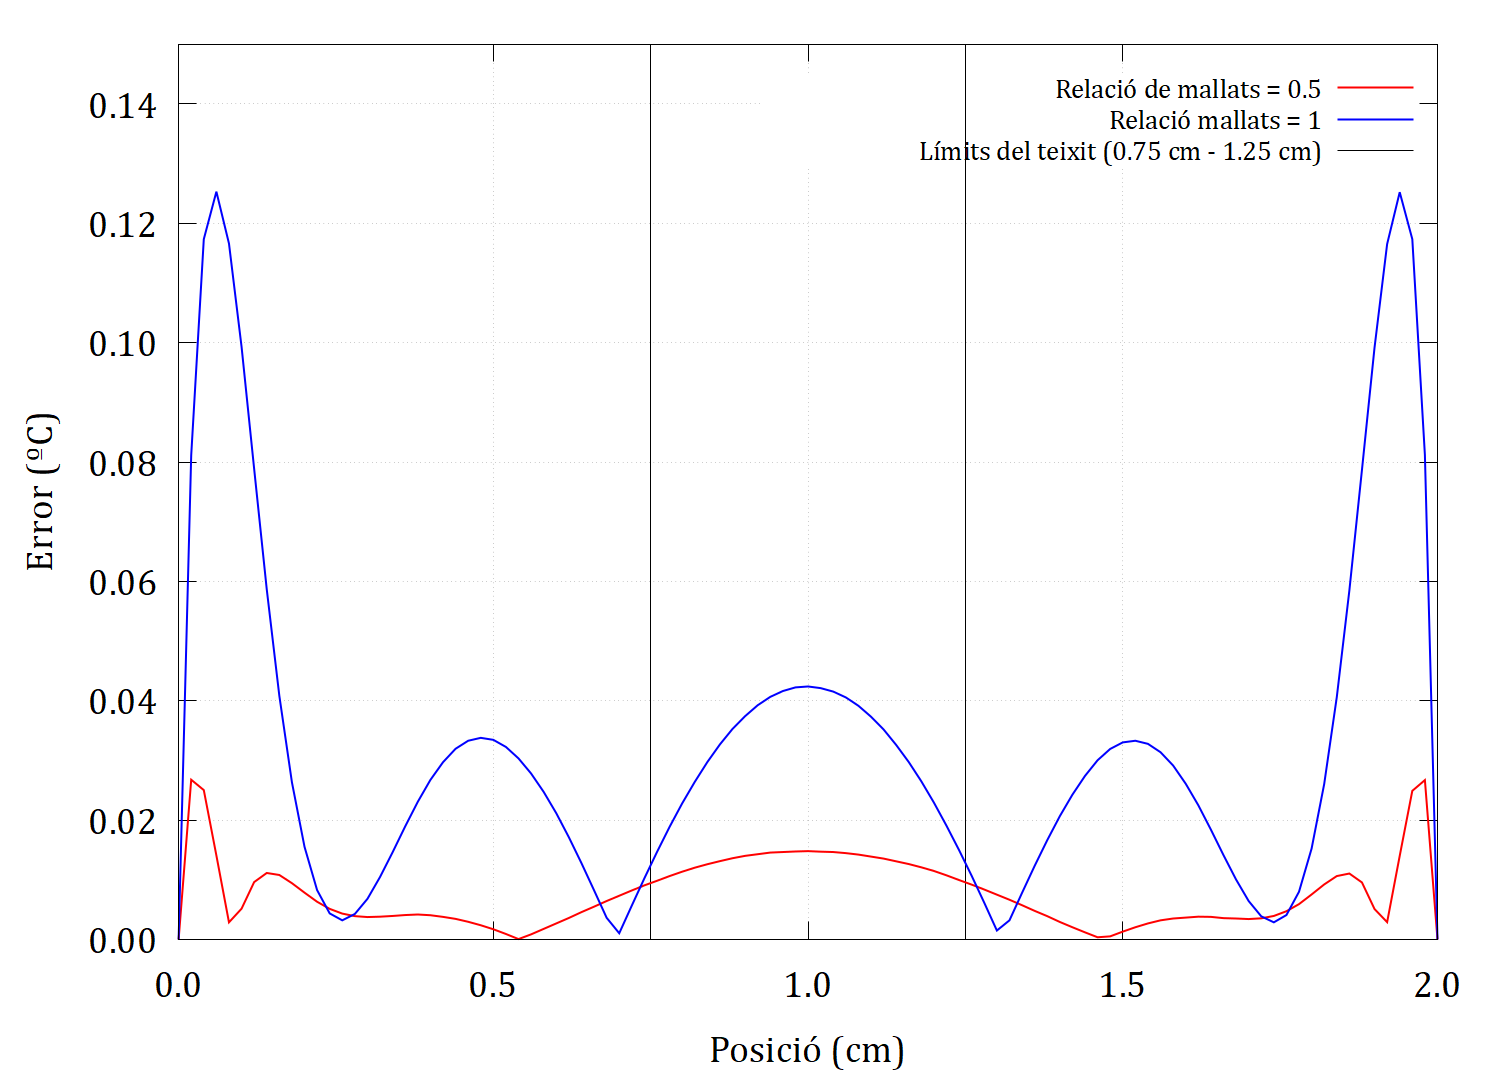

Source code (gnuplot):
set terminal pngcairo enhanced size 1500,1080 font "Cambria,28"
set output 'Error_CN_TOTS.png'
set ylabel "Error (ºC)"
set xlabel "Posició (cm)"
set xrange[0:2]
set yrange[0:0.15]
set format x "%.1f"
set format y "%.2f"
set grid
set key at screen 0.7300, 0.8900 center font "Cambria, 20" # Posició de la llegenda

# Línies verticals
set arrow from 1.25, graph 0 to 1.25, graph 1 nohead lt 2 lw 1 lc rgb "black"
set arrow from 0.75, graph 0 to 0.75, graph 1 nohead lt 2 lw 1 lc rgb "black"

# Llegenda
plot "Error_CN_0503.dat" with lines lc rgb "red" lw 2 title "Relació de mallats = 0.5", \
     "Error_CN_103.dat" with lines lc rgb "blue" lw 2 title "Relació mallats = 1", \
    1/0 lc rgb "black" lw 1 title "Límits del teixit (0.75 cm - 1.25 cm)"


set output
